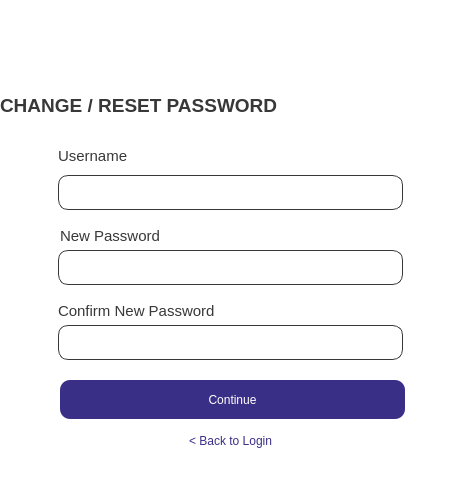
<?xml version="1.0" encoding="UTF-8"?>
<ui version="4.0">
 <class>Form</class>
 <widget class="QWidget" name="Form">
  <property name="geometry">
   <rect>
    <x>0</x>
    <y>0</y>
    <width>465</width>
    <height>480</height>
   </rect>
  </property>
  <property name="windowTitle">
   <string>Form</string>
  </property>
  <property name="styleSheet">
   <string notr="true">background-color: white;
border-radius: 30px;</string>
  </property>
  <widget class="QWidget" name="widget" native="true">
   <property name="geometry">
    <rect>
     <x>0</x>
     <y>0</y>
     <width>465</width>
     <height>480</height>
    </rect>
   </property>
   <widget class="QLabel" name="label_5">
    <property name="geometry">
     <rect>
      <x>58</x>
      <y>295</y>
      <width>311</width>
      <height>31</height>
     </rect>
    </property>
    <property name="styleSheet">
     <string notr="true">QLabel {
font-family: 'Poppins';
font-size: 11pt;
color: #383838;
qproperty-alignment: 'AlignLeft';
border: none;
border-radius: 0;
background: none;
}
</string>
    </property>
    <property name="text">
     <string>Confirm New Password</string>
    </property>
   </widget>
   <widget class="QLineEdit" name="newpw_line">
    <property name="geometry">
     <rect>
      <x>58</x>
      <y>250</y>
      <width>345</width>
      <height>35</height>
     </rect>
    </property>
    <property name="styleSheet">
     <string notr="true">border-radius: 10px;
border: 1px solid #383838;
background: #FFFFF;
font-family: 'Poppins';
padding-left: 10px;
font-size: 11pt;</string>
    </property>
    <property name="echoMode">
     <enum>QLineEdit::Password</enum>
    </property>
   </widget>
   <widget class="QLineEdit" name="confirmpw_line">
    <property name="geometry">
     <rect>
      <x>58</x>
      <y>325</y>
      <width>345</width>
      <height>35</height>
     </rect>
    </property>
    <property name="styleSheet">
     <string notr="true">border-radius: 10px;
border: 1px solid #383838;
background: #FFFFF;
font-family: 'Poppins';
padding-left: 10px;
font-size: 11pt;</string>
    </property>
    <property name="echoMode">
     <enum>QLineEdit::Password</enum>
    </property>
   </widget>
   <widget class="QLabel" name="label_4">
    <property name="geometry">
     <rect>
      <x>60</x>
      <y>220</y>
      <width>151</width>
      <height>31</height>
     </rect>
    </property>
    <property name="styleSheet">
     <string notr="true">QLabel {
font-family: 'Poppins';
font-size: 11pt;
color: #383838;
qproperty-alignment: 'AlignLeft';
border: none;
border-radius: 0;
background: none;
}
</string>
    </property>
    <property name="text">
     <string>New Password</string>
    </property>
   </widget>
   <widget class="QPushButton" name="resetpw_btn">
    <property name="geometry">
     <rect>
      <x>60</x>
      <y>380</y>
      <width>345</width>
      <height>39</height>
     </rect>
    </property>
    <property name="styleSheet">
     <string notr="true">QPushButton {
border:none;
font-family: 'Poppins';
font-size: 9pt;
background: none;
background-color: #3a2f86;
border-radius: 10px;
color: white;
}

QPushButton:hover {
background-color: #231c53;
}



</string>
    </property>
    <property name="text">
     <string>Continue</string>
    </property>
   </widget>
   <widget class="QLineEdit" name="un_line">
    <property name="geometry">
     <rect>
      <x>58</x>
      <y>175</y>
      <width>345</width>
      <height>35</height>
     </rect>
    </property>
    <property name="styleSheet">
     <string notr="true">border-radius: 10px;
border: 1px solid #383838;
background: #FFFFF;
font-family: 'Poppins';
padding-left: 10px;
font-size: 11pt;</string>
    </property>
   </widget>
   <widget class="QLabel" name="label">
    <property name="geometry">
     <rect>
      <x>0</x>
      <y>70</y>
      <width>461</width>
      <height>71</height>
     </rect>
    </property>
    <property name="styleSheet">
     <string notr="true">border: none;
color:  #383838;
font-weight: 800;
font-family: 'Inter 24pt ExtraBold';
font-size: 	14pt;
background: none;
qproperty-alignment: 'AlignCenter';
</string>
    </property>
    <property name="text">
     <string>CHANGE / RESET PASSWORD</string>
    </property>
   </widget>
   <widget class="QLabel" name="label_3">
    <property name="geometry">
     <rect>
      <x>58</x>
      <y>140</y>
      <width>151</width>
      <height>31</height>
     </rect>
    </property>
    <property name="styleSheet">
     <string notr="true">QLabel {
font-family: 'Poppins';
font-size: 11pt;
color: #383838;
qproperty-alignment: 'AlignLeft';
border: none;
border-radius: 0;
background: none;
}
</string>
    </property>
    <property name="text">
     <string>Username</string>
    </property>
   </widget>
   <widget class="QPushButton" name="backtologin_btn">
    <property name="geometry">
     <rect>
      <x>160</x>
      <y>425</y>
      <width>141</width>
      <height>31</height>
     </rect>
    </property>
    <property name="styleSheet">
     <string notr="true">QPushButton {
border:none;
font-family: 'Helvetica';
font-size: 9pt;
background: none;
color: #3a2f86;
text-align: left;
text-align: center;
}

QPushButton:hover {
text-decoration: underline;
}



</string>
    </property>
    <property name="text">
     <string>&lt; Back to Login</string>
    </property>
   </widget>
  </widget>
 </widget>
 <resources/>
 <connections/>
</ui>
